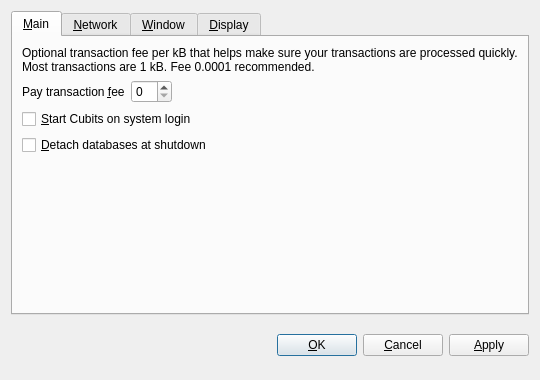
<?xml version="1.0" encoding="UTF-8"?>
<ui version="4.0">
 <class>OptionsDialog</class>
 <widget class="QDialog" name="OptionsDialog">
  <property name="geometry">
   <rect>
    <x>0</x>
    <y>0</y>
    <width>540</width>
    <height>380</height>
   </rect>
  </property>
  <property name="windowTitle">
   <string>Options</string>
  </property>
  <property name="modal">
   <bool>true</bool>
  </property>
  <layout class="QVBoxLayout" name="verticalLayout">
   <item>
    <widget class="QTabWidget" name="tabWidget">
     <property name="tabPosition">
      <enum>QTabWidget::North</enum>
     </property>
     <property name="currentIndex">
      <number>0</number>
     </property>
     <widget class="QWidget" name="tabMain">
      <attribute name="title">
       <string>&amp;Main</string>
      </attribute>
      <layout class="QVBoxLayout" name="verticalLayout_Main">
       <item>
        <widget class="QLabel" name="transactionFeeInfoLabel">
         <property name="text">
          <string>Optional transaction fee per kB that helps make sure your transactions are processed quickly. Most transactions are 1 kB. Fee 0.0001 recommended.</string>
         </property>
         <property name="textFormat">
          <enum>Qt::PlainText</enum>
         </property>
         <property name="wordWrap">
          <bool>true</bool>
         </property>
        </widget>
       </item>
       <item>
        <layout class="QHBoxLayout" name="horizontalLayout_Main">
         <item>
          <widget class="QLabel" name="transactionFeeLabel">
           <property name="text">
            <string>Pay transaction &amp;fee</string>
           </property>
           <property name="textFormat">
            <enum>Qt::PlainText</enum>
           </property>
           <property name="buddy">
            <cstring>transactionFee</cstring>
           </property>
          </widget>
         </item>
         <item>
          <widget class="CubitsAmountField" name="transactionFee"/>
         </item>
         <item>
          <spacer name="horizontalSpacer_Main">
           <property name="orientation">
            <enum>Qt::Horizontal</enum>
           </property>
           <property name="sizeHint" stdset="0">
            <size>
             <width>40</width>
             <height>20</height>
            </size>
           </property>
          </spacer>
         </item>
        </layout>
       </item>
       <item>
        <widget class="QCheckBox" name="CubitsAtStartup">
         <property name="toolTip">
          <string>Automatically start Cubits after logging in to the system.</string>
         </property>
         <property name="text">
          <string>&amp;Start Cubits on system login</string>
         </property>
        </widget>
       </item>
       <item>
        <widget class="QCheckBox" name="detachDatabases">
         <property name="toolTip">
          <string>Detach block and address databases at shutdown. This means they can be moved to another data directory, but it slows down shutdown. The wallet is always detached.</string>
         </property>
         <property name="text">
          <string>&amp;Detach databases at shutdown</string>
         </property>
        </widget>
       </item>
       <item>
        <spacer name="verticalSpacer_Main">
         <property name="orientation">
          <enum>Qt::Vertical</enum>
         </property>
         <property name="sizeHint" stdset="0">
          <size>
           <width>20</width>
           <height>40</height>
          </size>
         </property>
        </spacer>
       </item>
      </layout>
     </widget>
     <widget class="QWidget" name="tabNetwork">
      <attribute name="title">
       <string>&amp;Network</string>
      </attribute>
      <layout class="QVBoxLayout" name="verticalLayout_Network">
       <item>
        <widget class="QCheckBox" name="mapPortUpnp">
         <property name="toolTip">
          <string>Automatically open the Cubits client port on the router. This only works when your router supports UPnP and it is enabled.</string>
         </property>
         <property name="text">
          <string>Map port using &amp;UPnP</string>
         </property>
        </widget>
       </item>
       <item>
        <widget class="QCheckBox" name="connectSocks">
         <property name="toolTip">
          <string>Connect to the Cubits network through a SOCKS proxy (e.g. when connecting through Tor).</string>
         </property>
         <property name="text">
          <string>&amp;Connect through SOCKS proxy:</string>
         </property>
        </widget>
       </item>
       <item>
        <layout class="QHBoxLayout" name="horizontalLayout_Network">
         <item>
          <widget class="QLabel" name="proxyIpLabel">
           <property name="text">
            <string>Proxy &amp;IP:</string>
           </property>
           <property name="textFormat">
            <enum>Qt::PlainText</enum>
           </property>
           <property name="buddy">
            <cstring>proxyIp</cstring>
           </property>
          </widget>
         </item>
         <item>
          <widget class="QValidatedLineEdit" name="proxyIp" native="true">
           <property name="maximumSize">
            <size>
             <width>140</width>
             <height>16777215</height>
            </size>
           </property>
           <property name="toolTip">
            <string>IP address of the proxy (e.g. 127.0.0.1)</string>
           </property>
          </widget>
         </item>
         <item>
          <widget class="QLabel" name="proxyPortLabel">
           <property name="text">
            <string>&amp;Port:</string>
           </property>
           <property name="textFormat">
            <enum>Qt::PlainText</enum>
           </property>
           <property name="buddy">
            <cstring>proxyPort</cstring>
           </property>
          </widget>
         </item>
         <item>
          <widget class="QLineEdit" name="proxyPort">
           <property name="maximumSize">
            <size>
             <width>55</width>
             <height>16777215</height>
            </size>
           </property>
           <property name="toolTip">
            <string>Port of the proxy (e.g. 9050)</string>
           </property>
          </widget>
         </item>
         <item>
          <widget class="QLabel" name="socksVersionLabel">
           <property name="text">
            <string>SOCKS &amp;Version:</string>
           </property>
           <property name="textFormat">
            <enum>Qt::PlainText</enum>
           </property>
           <property name="buddy">
            <cstring>socksVersion</cstring>
           </property>
          </widget>
         </item>
         <item>
          <widget class="QValueComboBox" name="socksVersion">
           <property name="toolTip">
            <string>SOCKS version of the proxy (e.g. 5)</string>
           </property>
          </widget>
         </item>
         <item>
          <spacer name="horizontalSpacer_Network">
           <property name="orientation">
            <enum>Qt::Horizontal</enum>
           </property>
           <property name="sizeHint" stdset="0">
            <size>
             <width>40</width>
             <height>20</height>
            </size>
           </property>
          </spacer>
         </item>
        </layout>
       </item>
       <item>
        <spacer name="verticalSpacer_Network">
         <property name="orientation">
          <enum>Qt::Vertical</enum>
         </property>
         <property name="sizeHint" stdset="0">
          <size>
           <width>20</width>
           <height>40</height>
          </size>
         </property>
        </spacer>
       </item>
      </layout>
     </widget>
     <widget class="QWidget" name="tabWindow">
      <attribute name="title">
       <string>&amp;Window</string>
      </attribute>
      <layout class="QVBoxLayout" name="verticalLayout_Window">
       <item>
        <widget class="QCheckBox" name="minimizeToTray">
         <property name="toolTip">
          <string>Show only a tray icon after minimizing the window.</string>
         </property>
         <property name="text">
          <string>&amp;Minimize to the tray instead of the taskbar</string>
         </property>
        </widget>
       </item>
       <item>
        <widget class="QCheckBox" name="minimizeOnClose">
         <property name="toolTip">
          <string>Minimize instead of exit the application when the window is closed. When this option is enabled, the application will be closed only after selecting Quit in the menu.</string>
         </property>
         <property name="text">
          <string>M&amp;inimize on close</string>
         </property>
        </widget>
       </item>
       <item>
        <spacer name="verticalSpacer_Window">
         <property name="orientation">
          <enum>Qt::Vertical</enum>
         </property>
         <property name="sizeHint" stdset="0">
          <size>
           <width>20</width>
           <height>40</height>
          </size>
         </property>
        </spacer>
       </item>
      </layout>
     </widget>
     <widget class="QWidget" name="tabDisplay">
      <attribute name="title">
       <string>&amp;Display</string>
      </attribute>
      <layout class="QVBoxLayout" name="verticalLayout_Display">
       <item>
        <layout class="QHBoxLayout" name="horizontalLayout_1_Display">
         <item>
          <widget class="QLabel" name="langLabel">
           <property name="text">
            <string>User Interface &amp;language:</string>
           </property>
           <property name="textFormat">
            <enum>Qt::PlainText</enum>
           </property>
           <property name="buddy">
            <cstring>lang</cstring>
           </property>
          </widget>
         </item>
         <item>
          <widget class="QValueComboBox" name="lang">
           <property name="toolTip">
            <string>The user interface language can be set here. This setting will take effect after restarting Cubits.</string>
           </property>
          </widget>
         </item>
        </layout>
       </item>
       <item>
        <layout class="QHBoxLayout" name="horizontalLayout_2_Display">
         <item>
          <widget class="QLabel" name="unitLabel">
           <property name="text">
            <string>&amp;Unit to show amounts in:</string>
           </property>
           <property name="textFormat">
            <enum>Qt::PlainText</enum>
           </property>
           <property name="buddy">
            <cstring>unit</cstring>
           </property>
          </widget>
         </item>
         <item>
          <widget class="QValueComboBox" name="unit">
           <property name="toolTip">
            <string>Choose the default subdivision unit to show in the interface and when sending coins.</string>
           </property>
          </widget>
         </item>
        </layout>
       </item>
       <item>
        <widget class="QCheckBox" name="displayAddresses">
         <property name="toolTip">
          <string>Whether to show Cubits addresses in the transaction list or not.</string>
         </property>
         <property name="text">
          <string>&amp;Display addresses in transaction list</string>
         </property>
        </widget>
       </item>
       <item>
        <widget class="QCheckBox" name="coinControlFeatures">
         <property name="toolTip">
          <string>Whether to show coin control features or not.</string>
         </property>
         <property name="text">
          <string>Display coin &amp;control features (experts only!)</string>
         </property>
        </widget>
       </item>
       <item>
        <spacer name="verticalSpacer_Display">
         <property name="orientation">
          <enum>Qt::Vertical</enum>
         </property>
         <property name="sizeHint" stdset="0">
          <size>
           <width>20</width>
           <height>40</height>
          </size>
         </property>
        </spacer>
       </item>
      </layout>
     </widget>
    </widget>
   </item>
   <item>
    <layout class="QHBoxLayout" name="horizontalLayout_Buttons">
     <item>
      <spacer name="horizontalSpacer_1">
       <property name="orientation">
        <enum>Qt::Horizontal</enum>
       </property>
       <property name="sizeHint" stdset="0">
        <size>
         <width>40</width>
         <height>48</height>
        </size>
       </property>
      </spacer>
     </item>
     <item>
      <widget class="QLabel" name="statusLabel">
       <property name="font">
        <font>
         <weight>75</weight>
         <bold>true</bold>
        </font>
       </property>
       <property name="text">
        <string/>
       </property>
       <property name="textFormat">
        <enum>Qt::PlainText</enum>
       </property>
       <property name="wordWrap">
        <bool>true</bool>
       </property>
      </widget>
     </item>
     <item>
      <spacer name="horizontalSpacer_2">
       <property name="orientation">
        <enum>Qt::Horizontal</enum>
       </property>
       <property name="sizeHint" stdset="0">
        <size>
         <width>40</width>
         <height>48</height>
        </size>
       </property>
      </spacer>
     </item>
     <item>
      <widget class="QPushButton" name="okButton">
       <property name="text">
        <string>&amp;OK</string>
       </property>
      </widget>
     </item>
     <item>
      <widget class="QPushButton" name="cancelButton">
       <property name="text">
        <string>&amp;Cancel</string>
       </property>
       <property name="autoDefault">
        <bool>false</bool>
       </property>
      </widget>
     </item>
     <item>
      <widget class="QPushButton" name="applyButton">
       <property name="text">
        <string>&amp;Apply</string>
       </property>
       <property name="autoDefault">
        <bool>false</bool>
       </property>
      </widget>
     </item>
    </layout>
   </item>
  </layout>
 </widget>
 <customwidgets>
  <customwidget>
   <class>QValidatedLineEdit</class>
   <extends>QWidget</extends>
   <header>qvalidatedlineedit.h</header>
  </customwidget>
  <customwidget>
   <class>CubitsAmountField</class>
   <extends>QSpinBox</extends>
   <header>Cubitsamountfield.h</header>
  </customwidget>
  <customwidget>
   <class>QValueComboBox</class>
   <extends>QComboBox</extends>
   <header>qvaluecombobox.h</header>
  </customwidget>
 </customwidgets>
 <resources/>
 <connections/>
</ui>
